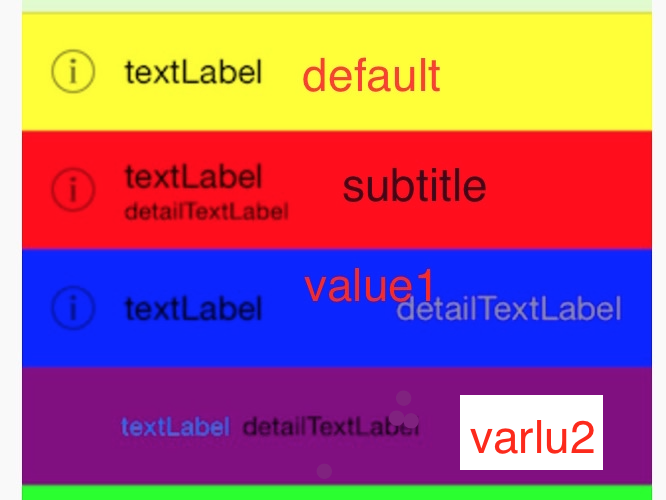
#> input picture 常用第三方模块/cell的类型.png, 666 x 500 px
$ python use_PIL.py
#> lines starting #> are read from the running program, lines starting #| are printed output that depends on the picture
#!/usr/bin/env python3
# -*- coding: utf-8 -*-

#  PythonRepository
#  Created by xingl on 2017/11/7.
#  Filename: use_PIL

from PIL import Image, ImageFilter
# 打开一个png图片文件，注意是当前路径
im = Image.open('cell的类型.png')
#> im is the input picture: PIL image 666x500 RGBA; mean R, G, B, A 160, 96.4, 117.5, 247.8
# 获取图片尺寸
w, h = im.size
#> w = 666; h = 500
print('Original image size: %s*%s' % (w, h))
#| Original image size: 666*500
# 缩放到50%
im.thumbnail((w//2, h//2))
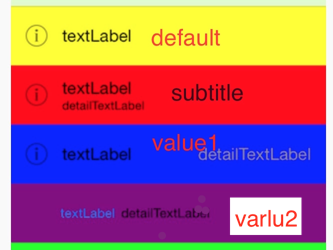
#> im: PIL image 333x250 RGBA; mean R, G, B, A 160.7, 96.5, 117.8, 247.8; transparent parts drawn white
print('Resize image to: %sx%s' % (w//2, h//2))
#| Resize image to: 333x250
# 把缩放后的图像用png格式保存:
im.save('thumbnail.png', 'png')


# 打开一个jpg图像文件，注意是当前路径:
im = Image.open('thumbnail.png')
# 应用模糊滤镜:
im2 = im.filter(ImageFilter.BLUR)
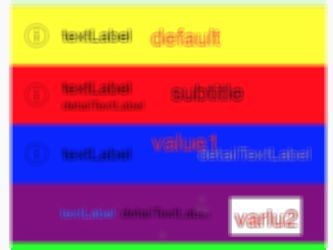
#> im2: PIL image 333x250 RGBA; mean R, G, B, A 160.7, 96.5, 117.8, 247.8; transparent parts drawn white
im2.save('thumbnail1.png', 'png')

# PIL的ImageDraw提供了一系列绘图方法，让我们可以直接绘图。比如要生成字母验证码图片：
from PIL import Image, ImageDraw, ImageFont, ImageFilter
import random

# 随机字母
def rndChar():
    return chr(random.randint(65, 90))
# 随机颜色1
def rndColor():
    return (random.randint(64, 255), random.randint(64, 255), random.randint(64, 255))
# 随机颜色2:
def rndColor2():
    return (random.randint(32, 127), random.randint(32, 127), random.randint(32, 127))

width = 60 * 4
height = 60
image = Image.new('RGB', (width, height), (255, 255, 255))
#> image: PIL image 240x60 RGB; every value is 255
# 创建Font对象
font = ImageFont.truetype('Arial.ttf', 36)
# 创建Draw对象
draw = ImageDraw.Draw(image)
# 填充每个像素
for x in range(width):
    for y in range(height):
        draw.point((x, y), fill=rndColor())
for t in range(4):
    draw.text((60 * t + 10, 10), rndChar(), font=font, fill=rndColor2())
# 模糊
image = image.filter(ImageFilter.BLUR)
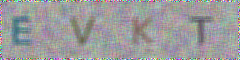
#> image: PIL image 240x60 RGB; mean R, G, B 156.1, 155.4, 156.5
image.save('code.jpg','jpeg')
